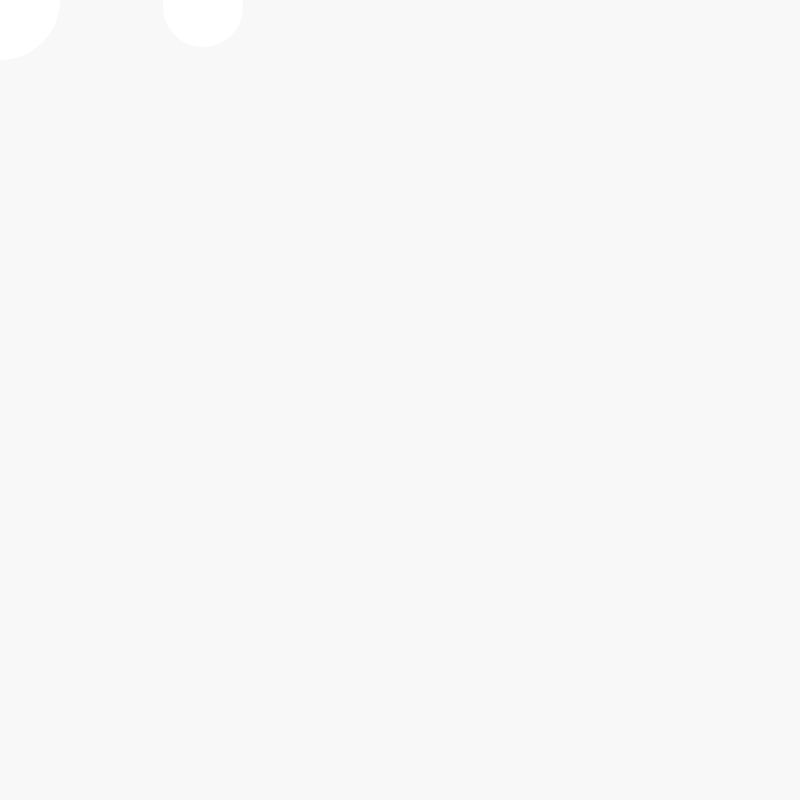
Frame 1 (no input)
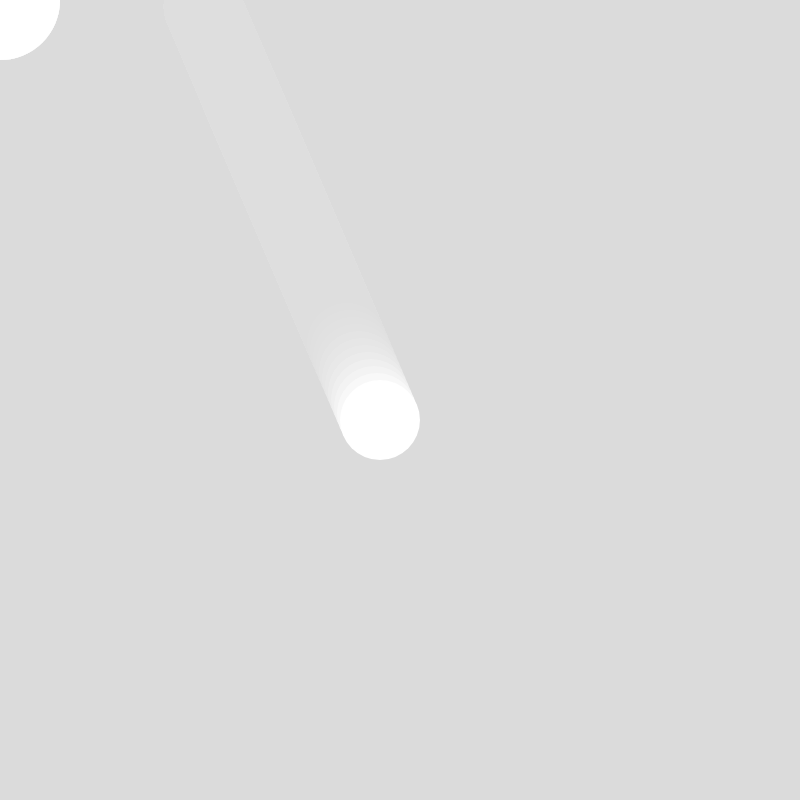
Frame 60 (no input)
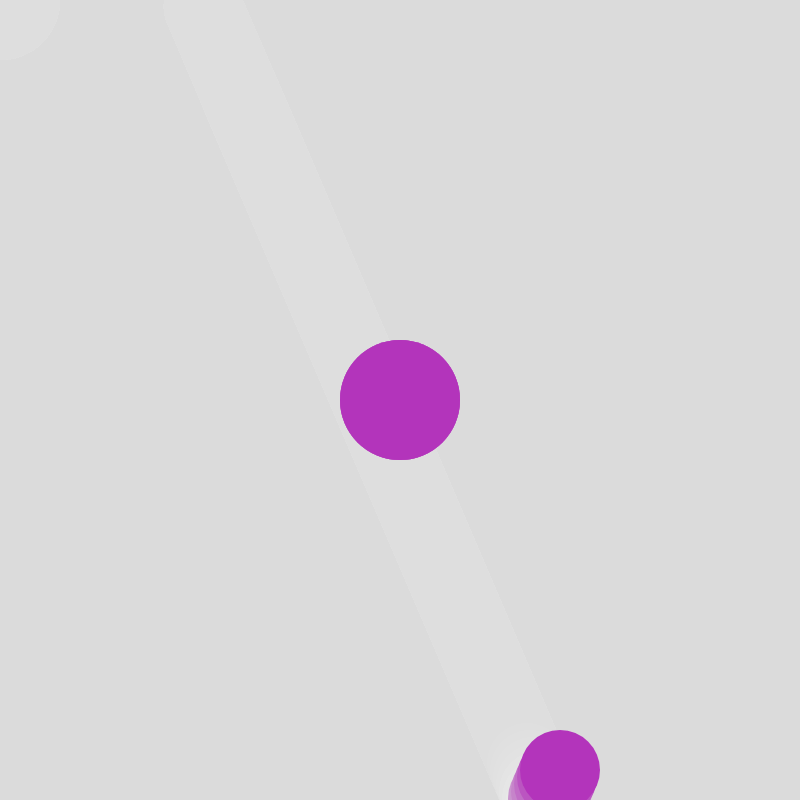
Frame 120 (the mouse pressed at the canvas centre since frame 60)

The p5.js sketch that drew these frames (run headless with seeded random() and noise() and a simulated clock; from frame 60 on, the mouse is pressed at the canvas centre):

// p5.js sketch
// ── sketch.js
let x1 = 100;     // x position of the ball
let y1 = 0;       // y position of the ball
let x1Speed = 3;  // speed in X direction
let y1Speed = 7; // speed in Y direction
let d1 = 20;      // diameter of the ball

let x2 = 200;     // x position of the ball
let y2 = 0;       // y position of the ball
let x2Speed = 3;  // speed in X direction
let y2Speed = 7; // speed in Y direction
let d2 = 80;      // diameter of the ball

function setup() {
  createCanvas(800, 800);
}

function draw() {
  background(220, 50); // try commenting this out!
  noStroke(); //gets rid of lines around shapes

  // if x hits the right side or the left side of the canvas,
  // switch directions...
  if (x1 > width || x1 < 0) {
    x1Speed = x1Speed * -1; 
    fill(random(250), random(250), random(250)); //changes colors for ellipse 1 when it hits walls
  }
  x1 = x1 + x1Speed; // adding a negative xSpeed *decreases* x, right?
  
  // same as above, but for the top and bottom of the canvas
  if (y1 > width || y1 < 0) {
    y1Speed = y1Speed * -1; 
    fill(random(250), random(250), random(250)); //changes colors for ellipse 1 when it hits walls
  }
  y1 = y1 + y1Speed
   
  ellipse(mouseX, mouseY, 120, 120) //ellpse 1 to cursor; 120,120 is cursor ellipse diameter
    
  // if x hits the right side or the left side of the canvas,
  // switch directions...
  if (x2 > width || x2 < 0) {
    x2Speed = x2Speed * -1;
  }
  x2 = x2 + x2Speed; 
  

  if (y2 > width || y2 < 0) {
    y2Speed = y2Speed * -1;  
  }
  y2 = y2 + y2Speed;

  ellipse(x2, y2, d2);

}
